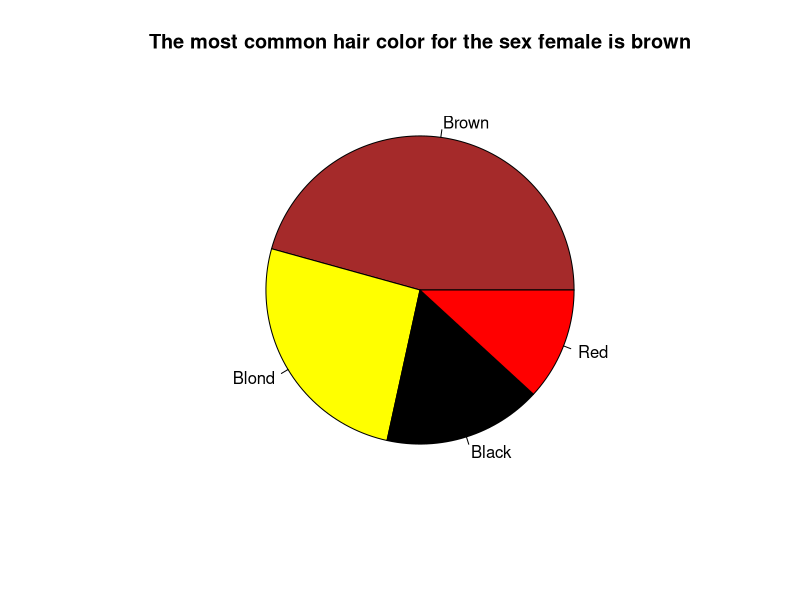
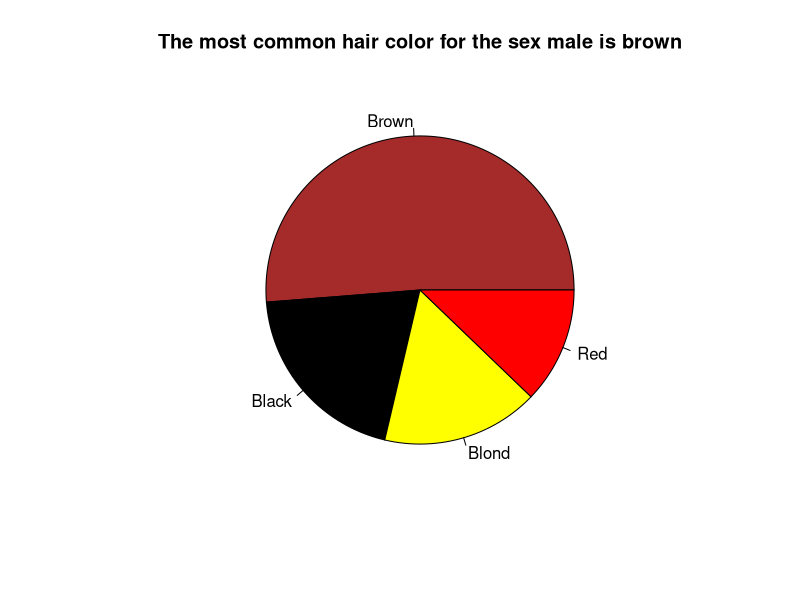

Write R code to recreate these figures, in order.
library(tidyverse)
library(datasets)

HairEyeColor <- as.tibble(HairEyeColor)

pie.chart.hair <- function(sex) {
  filtered.df <- HairEyeColor %>% 
    filter(Sex == sex) %>%
    group_by(Hair) %>% 
    summarise(frequency = sum(n)) %>% 
    ungroup() %>% 
    arrange(desc(frequency))
  
  # create vector of colors to fill pie chart with
  colors <- vector("character", nrow(filtered.df))
  for (i in 1:nrow(filtered.df)) {
    colors[i] <- filtered.df$Hair[i]
  }
  colors <- replace(colors, colors == "Blond", "Yellow")
  
  pie(filtered.df$frequency,
      labels = filtered.df$Hair,
      col = colors,
      main = paste("The most common hair color for the sex", tolower(sex), "is", tolower(filtered.df[which.max(filtered.df$frequency), "Hair"])))
}

pie.chart.hair("Female")
pie.chart.hair("Male")
